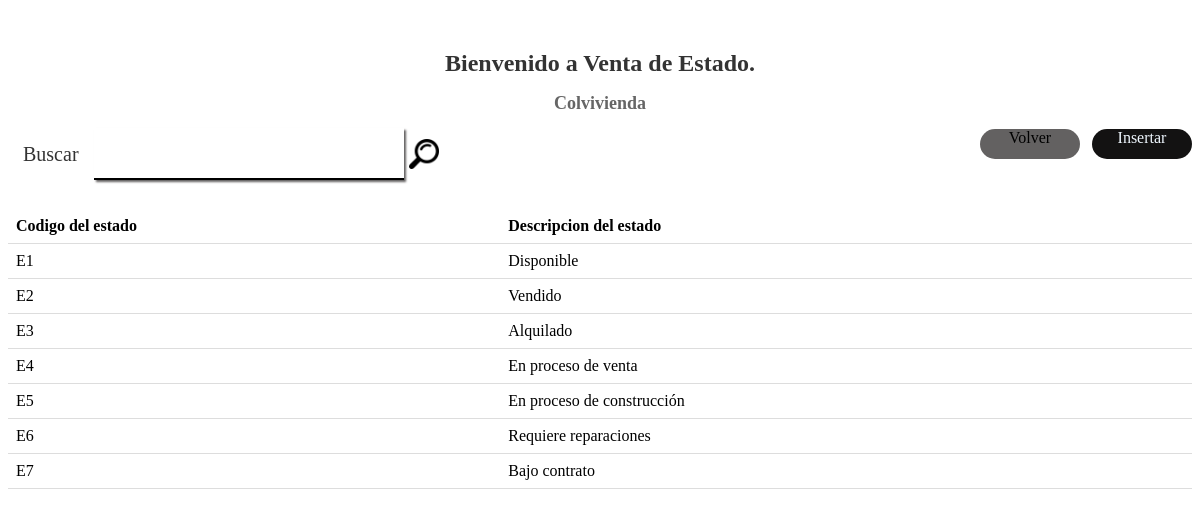
The app's page /read/Pagina_de_estado.php with its own data.
### tables this page shows
CREATE TABLE `estado` (
  `codigo_estado` varchar(2) NOT NULL,
  `descripcion` varchar(50) NOT NULL,
  PRIMARY KEY (`codigo_estado`)
);

### read/Pagina_de_estado.php (the view, shortened to what this page needs)
<!DOCTYPE html>
<html lang="en">
<head>
    <link rel="stylesheet" href="../css/reads.css">
</head>
<body>
<div class="letrero"><h1>Bienvenido a Venta de Estado.</h1>
    <h2>Colvivienda</h2>
</div>
<div class="container">
       <div class="container__form">
          <label class="container__label" for="buscar">Buscar</label>
          <div class="container__input">
            <input class="container__input-text" type="text" name="buscar" id="buscar">
          </div>
            <img  class="container__img" src="../imgs/lupa.png" alt="lupa">
        </div>
       <div class="container__boton">
        <div class="container__boton-volver">
          <a href="botones.php" class="container__boton-volver-text">Volver</a>
        </div>
        <div class="container__boton-insertar">
         <a href="../Insert/insertar_forma.php" class="container__boton-insertar-text">Insertar</a>
        </div>
      </div>
    </div>
    <?php
    $mysql_host = 'localhost';
    $mysql_user = 'root';
    $password = '';
    $dbhandle = mysqli_connect ($mysql_host, $mysql_user, $password) or die('Problemas de conexión con DB');
    $matriz = mysqli_query($dbhandle, "select * from estado;");
    echo "<table>";
    echo "
      <tr>
        <th>Codigo del estado</th>
        <th>Descripcion del estado</th>
     </tr>";
      while ($row = mysqli_fetch_array($matriz, MYSQLI_ASSOC)) {
            echo "<tr>";
            echo "<td>".$row['codigo_estado']."</td>";
            echo "<td>".$row['descripcion']."</td>";
            echo "</tr>";
         }
    echo "</table>";
    ?>
</body>
</html>

### css/reads.css (style rules this page uses)
table { width: 100%; border-collapse: collapse; margin-top: 20px; }
th, td { padding: 8px; text-align: left; border-bottom: 1px solid #ddd; }
.letrero { text-align: center; margin-top: 50px; }
.letrero h1 { font-size: 24px; color: #333; }
.letrero h2 { font-size: 18px; color: #666; }
.container { display: flex; flex-direction: row; gap: 15px; }
.container__form { display: flex; align-items: center; width: 100%; height: 50px; margin-left: 15px; margin-bottom: 10px; }
.container__label { font-size: 20px; color: #333; margin-right: 15px; }
.container__input { margin: 1.875rem 0; width: 310px; border-bottom: 2px solid #000000; box-shadow: 2px 2px 2px #636161; }
.container__input-text { width: 310px; height: 3.125rem; background: transparent; border: none; outline: none; font-size: 1em; padding: 0 35px 0 5px; color: #000000; }
.container__img { width: 30px; height: 30px; margin-left: 5px; }
.container__boton { display: flex; flex-direction: row; gap: 12px; }
.container__boton-volver { text-align: center; height: 30px; width: 100px; background-color: #636161; border-radius: 15px; }
.container__boton-insertar { text-align: center; height: 30px; width: 100px; text-decoration: none; background-color: #131212; border-radius: 15px; }
.container__boton-volver-text { text-align: center; color: #000000; text-decoration: none; }
.container__boton-insertar-text { text-align: center; color: aliceblue; text-decoration: none; }

### read/Pagina_de_estado.php (style rules this page uses)
.container__img { width: 30px; height: 30px; margin-left: 5px; }
.container__boton { display: flex; flex-direction: row; gap: 12px; }
.container__boton-volver { text-align: center; height: 30px; width: 100px; background-color: #636161; border-radius: 15px; }
.container__boton-insertar { text-align: center; height: 30px; width: 100px; text-decoration: none; background-color: #131212; border-radius: 15px; }
.container__boton-volver-text { text-align: center; color: #000000; text-decoration: none; }
.container__boton-insertar-text { text-align: center; color: aliceblue; text-decoration: none; }

### records on screen
estado: codigo_estado "E1", descripcion "Disponible"
estado: codigo_estado "E2", descripcion "Vendido"
estado: codigo_estado "E3", descripcion "Alquilado"
estado: codigo_estado "E4", descripcion "En proceso de venta"
estado: codigo_estado "E5", descripcion "En proceso de construcción"
estado: codigo_estado "E6", descripcion "Requiere reparaciones"
estado: codigo_estado "E7", descripcion "Bajo contrato"
